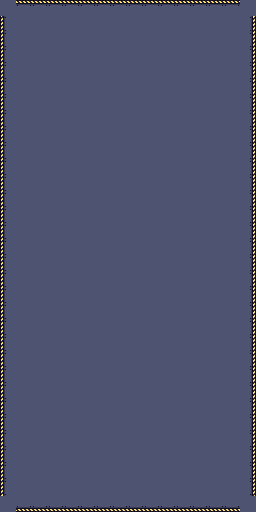

This game map was drawn from its Tiled (.tmx) file and the tilesets committed beside it. A one-line description and the trimmed map source follow:
An orthogonal 16x32 tile map with 16x16 px tiles, 1 tile layer (inside).

<map version="1.9" tiledversion="1.9.2" orientation="orthogonal" renderorder="right-down" width="16" height="32" tilewidth="16" tileheight="16" infinite="0" nextlayerid="2" nextobjectid="1">
 <editorsettings>
  <export target="../assets/scp173/container.json" format="json" />
 </editorsettings>
 <tileset firstgid="1" name="container" tilewidth="16" tileheight="16" tilecount="108" columns="9">
  <image source="../assets/scp173/tiles.png" width="144" height="192" />
  <tile id="0">
   <properties>
    <property name="collides" type="bool" value="false" />
    <property name="exit" type="bool" value="false" />
   </properties>
  </tile>
  <tile id="1">
   <properties>
    <property name="collides" type="bool" value="false" />
    <property name="exit" type="bool" value="false" />
   </properties>
  </tile>
  <tile id="2">
   <properties>
    <property name="collides" type="bool" value="false" />
    <property name="exit" type="bool" value="false" />
   </properties>
  </tile>
  <tile id="3">
   <properties>
    <property name="collides" type="bool" value="false" />
    <property name="exit" type="bool" value="false" />
   </properties>
  </tile>
  <tile id="4">
   <properties>
    <property name="collides" type="bool" value="false" />
    <property name="exit" type="bool" value="false" />
   </properties>
  </tile>
  <tile id="5">
   <properties>
    <property name="collides" type="bool" value="false" />
    <property name="exit" type="bool" value="false" />
   </properties>
  </tile>
  <tile id="6">
   <properties>
    <property name="collides" type="bool" value="false" />
    <property name="exit" type="bool" value="false" />
   </properties>
  </tile>
  <tile id="7">
   <properties>
    <property name="collides" type="bool" value="false" />
    <property name="exit" type="bool" value="false" />
   </properties>
  </tile>
  <tile id="8">
   <properties>
    <property name="collides" type="bool" value="false" />
    <property name="exit" type="bool" value="false" />
   </properties>
  </tile>
  <tile id="9">
   <properties>
    <property name="collides" type="bool" value="false" />
    <property name="exit" type="bool" value="false" />
   </properties>
  </tile>
  <tile id="10">
   <properties>
    <property name="collides" type="bool" value="false" />
    <property name="exit" type="bool" value="false" />
   </properties>
  </tile>
  <tile id="11">
   <properties>
    <property name="collides" type="bool" value="false" />
    <property name="exit" type="bool" value="false" />
   </properties>
  </tile>
  <tile id="12">
   <properties>
    <property name="collides" type="bool" value="false" />
    <property name="exit" type="bool" value="false" />
   </properties>
  </tile>
  <tile id="13">
   <properties>
    <property name="collides" type="bool" value="false" />
    <property name="exit" type="bool" value="false" />
   </properties>
  </tile>
  <tile id="14">
   <properties>
    <property name="collides" type="bool" value="false" />
    <property name="exit" type="bool" value="false" />
   </properties>
  </tile>
  <tile id="15">
   <properties>
    <property name="collides" type="bool" value="false" />
    <property name="exit" type="bool" value="false" />
   </properties>
  </tile>
  <tile id="16">
   <properties>
    <property name="collides" type="bool" value="false" />
    <property name="exit" type="bool" value="false" />
   </properties>
  </tile>
  <tile id="17">
   <properties>
    <property name="collides" type="bool" value="false" />
    <property name="exit" type="bool" value="false" />
   </properties>
  </tile>
  <tile id="18">
   <properties>
    <property name="collides" type="bool" value="false" />
    <property name="exit" type="bool" value="false" />
   </properties>
  </tile>
  <tile id="19">
   <properties>
    <property name="collides" type="bool" value="false" />
    <property name="exit" type="bool" value="false" />
   </properties>
  </tile>
  <tile id="20">
   <properties>
    <property name="collides" type="bool" value="false" />
    <property name="exit" type="bool" value="false" />
   </properties>
  </tile>
  <tile id="21">
   <properties>
    <property name="collides" type="bool" value="false" />
    <property name="exit" type="bool" value="false" />
   </properties>
  </tile>
  <tile id="22">
   <properties>
    <property name="collides" type="bool" value="false" />
    <property name="exit" type="bool" value="false" />
   </properties>
  </tile>
  <tile id="23">
   <properties>
    <property name="collides" type="bool" value="false" />
    <property name="exit" type="bool" value="false" />
   </properties>
  </tile>
  <tile id="24">
   <properties>
    <property name="collides" type="bool" value="false" />
    <property name="exit" type="bool" value="false" />
   </properties>
  </tile>
  <tile id="25">
   <properties>
    <property name="collides" type="bool" value="false" />
    <property name="exit" type="bool" value="false" />
   </properties>
  </tile>
  <tile id="26">
   <properties>
    <property name="collides" type="bool" value="false" />
    <property name="exit" type="bool" value="false" />
   </properties>
  </tile>
  <tile id="27">
   <properties>
    <property name="collides" type="bool" value="false" />
    <property name="exit" type="bool" value="false" />
   </properties>
  </tile>
  <tile id="28">
   <properties>
    <property name="collides" type="bool" value="false" />
    <property name="exit" type="bool" value="false" />
   </properties>
  </tile>
  <tile id="29">
   <properties>
    <property name="collides" type="bool" value="false" />
    <property name="exit" type="bool" value="false" />
   </properties>
  </tile>
  <tile id="30">
   <properties>
    <property name="collides" type="bool" value="false" />
    <property name="exit" type="bool" value="false" />
   </properties>
  </tile>
  <tile id="31">
   <properties>
    <property name="collides" type="bool" value="false" />
    <property name="exit" type="bool" value="false" />
   </properties>
  </tile>
  <tile id="32">
   <properties>
    <property name="collides" type="bool" value="false" />
    <property name="exit" type="bool" value="false" />
   </properties>
  </tile>
  <tile id="33">
   <properties>
    <property name="collides" type="bool" value="false" />
    <property name="exit" type="bool" value="false" />
   </properties>
  </tile>
  <tile id="34">
   <properties>
    <property name="collides" type="bool" value="false" />
    <property name="exit" type="bool" value="false" />
   </properties>
  </tile>
  <tile id="35">
   <properties>
    <property name="collides" type="bool" value="false" />
    <property name="exit" type="bool" value="false" />
   </properties>
  </tile>
  <tile id="36">
   <properties>
    <property name="collides" type="bool" value="true" />
    <property name="exit" type="bool" value="false" />
   </properties>
  </tile>
  <tile id="37">
   <properties>
    <property name="collides" type="bool" value="true" />
    <property name="exit" type="bool" value="false" />
   </properties>
  </tile>
  <tile id="38">
   <properties>
    <property name="collides" type="bool" value="true" />
    <property name="exit" type="bool" value="false" />
   </properties>
  </tile>
  <tile id="39">
   <properties>
    <property name="collides" type="bool" value="true" />
    <property name="exit" type="bool" value="false" />
   </properties>
  </tile>
  <tile id="40">
   <properties>
    <property name="collides" type="bool" value="true" />
    <property name="exit" type="bool" value="false" />
   </properties>
  </tile>
  <tile id="41">
   <properties>
    <property name="collides" type="bool" value="true" />
    <property name="exit" type="bool" value="false" />
   </properties>
  </tile>
  <tile id="42">
   <properties>
    <property name="collides" type="bool" value="false" />
    <property name="exit" type="bool" value="false" />
   </properties>
  </tile>
  <tile id="43">
   <properties>
    <property name="collides" type="bool" value="false" />
    <property name="exit" type="bool" value="false" />
   </properties>
  </tile>
  <tile id="44">
   <properties>
    <property name="collides" type="bool" value="false" />
    <property name="exit" type="bool" value="false" />
   </properties>
  </tile>
  <tile id="45">
   <properties>
    <property name="collides" type="bool" value="false" />
    <property name="exit" type="bool" value="false" />
   </properties>
  </tile>
  <tile id="46">
   <properties>
    <property name="collides" type="bool" value="false" />
    <property name="exit" type="bool" value="false" />
   </properties>
  </tile>
  <tile id="47">
   <properties>
    <property name="collides" type="bool" value="false" />
    <property name="exit" type="bool" value="false" />
   </properties>
  </tile>
  <tile id="48">
   <properties>
    <property name="collides" type="bool" value="false" />
    <property name="exit" type="bool" value="false" />
   </properties>
  </tile>
  <tile id="49">
   <properties>
    <property name="collides" type="bool" value="false" />
    <property name="exit" type="bool" value="false" />
   </properties>
  </tile>
  <tile id="50">
   <properties>
    <property name="collides" type="bool" value="false" />
    <property name="exit" type="bool" value="false" />
   </properties>
  </tile>
  <tile id="51">
   <properties>
    <property name="collides" type="bool" value="false" />
    <property name="exit" type="bool" value="false" />
   </properties>
  </tile>
  <tile id="52">
   <properties>
    <property name="collides" type="bool" value="false" />
    <property name="exit" type="bool" value="false" />
   </properties>
  </tile>
  <tile id="53">
   <properties>
    <property name="collides" type="bool" value="false" />
    <property name="exit" type="bool" value="false" />
   </properties>
  </tile>
  <tile id="54">
   <properties>
    <property name="collides" type="bool" value="false" />
    <property name="exit" type="bool" value="false" />
   </properties>
  </tile>
  <tile id="55">
   <properties>
    <property name="collides" type="bool" value="false" />
    <property name="exit" type="bool" value="false" />
   </properties>
  </tile>
  <tile id="56">
   <properties>
    <property name="collides" type="bool" value="false" />
    <property name="exit" type="bool" value="false" />
   </properties>
  </tile>
  <tile id="57">
   <properties>
    <property name="collides" type="bool" value="false" />
    <property name="exit" type="bool" value="false" />
   </properties>
  </tile>
  <tile id="58">
   <properties>
    <property name="collides" type="bool" value="false" />
    <property name="exit" type="bool" value="false" />
   </properties>
  </tile>
  <tile id="59">
   <properties>
    <property name="collides" type="bool" value="false" />
    <property name="exit" type="bool" value="false" />
   </properties>
  </tile>
  <tile id="60">
   <properties>
    <property name="collides" type="bool" value="false" />
    <property name="exit" type="bool" value="false" />
   </properties>
  </tile>
  <tile id="61">
   <properties>
    <property name="collides" type="bool" value="false" />
    <property name="exit" type="bool" value="false" />
   </properties>
  </tile>
  <tile id="62">
   <properties>
    <property name="collides" type="bool" value="false" />
    <property name="exit" type="bool" value="false" />
   </properties>
  </tile>
  <tile id="63">
   <properties>
    <property name="collides" type="bool" value="false" />
    <property name="exit" type="bool" value="false" />
   </properties>
  </tile>
  <tile id="64">
   <properties>
    <property name="collides" type="bool" value="false" />
    <property name="exit" type="bool" value="false" />
   </properties>
  </tile>
  <tile id="65">
   <properties>
    <property name="collides" type="bool" value="false" />
    <property name="exit" type="bool" value="false" />
   </properties>
  </tile>
  <tile id="66">
   <properties>
    <property name="collides" type="bool" value="true" />
    <property name="exit" type="bool" value="false" />
   </properties>
  </tile>
  <tile id="67">
   <properties>
    <property name="collides" type="bool" value="false" />
    <property name="exit" type="bool" value="false" />
   </properties>
  </tile>
  <tile id="68">
   <properties>
    <property name="collides" type="bool" value="false" />
    <property name="exit" type="bool" value="false" />
   </properties>
  </tile>
  <tile id="69">
   <properties>
    <property name="collides" type="bool" value="false" />
    <property name="exit" type="bool" value="false" />
   </properties>
  </tile>
  <tile id="70">
   <properties>
    <property name="collides" type="bool" value="false" />
    <property name="exit" type="bool" value="true" />
   </properties>
  </tile>
  <tile id="71">
   <properties>
    <property name="collides" type="bool" value="false" />
    <property name="exit" type="bool" value="false" />
   </properties>
  </tile>
  <tile id="72">
   <properties>
    <property name="collides" type="bool" value="false" />
    <property name="exit" type="bool" value="false" />
   </properties>
  </tile>
  <tile id="73">
   <properties>
    <property name="collides" type="bool" value="false" />
    <property name="exit" type="bool" value="false" />
   </properties>
  </tile>
  <tile id="74">
   <properties>
    <property name="collides" type="bool" value="false" />
    <property name="exit" type="bool" value="false" />
   </properties>
  </tile>
  <tile id="75">
   <properties>
    <property name="collides" type="bool" value="false" />
    <property name="exit" type="bool" value="false" />
   </properties>
  </tile>
  <tile id="76">
   <properties>
    <property name="collides" type="bool" value="false" />
    <property name="exit" type="bool" value="false" />
   </properties>
  </tile>
  <tile id="77">
   <properties>
    <property name="collides" type="bool" value="false" />
    <property name="exit" type="bool" value="false" />
   </properties>
  </tile>
  <tile id="78">
   <properties>
    <property name="collides" type="bool" value="false" />
    <property name="exit" type="bool" value="false" />
   </properties>
  </tile>
  <tile id="79">
   <properties>
    <property name="collides" type="bool" value="false" />
    <property name="exit" type="bool" value="true" />
   </properties>
  </tile>
  <tile id="80">
   <properties>
    <property name="collides" type="bool" value="false" />
    <property name="exit" type="bool" value="false" />
   </properties>
  </tile>
  <tile id="81">
   <properties>
    <property name="collides" type="bool" value="false" />
    <property name="exit" type="bool" value="false" />
   </properties>
  </tile>
  <tile id="82">
   <properties>
    <property name="collides" type="bool" value="false" />
    <property name="exit" type="bool" value="false" />
   </properties>
  </tile>
  <tile id="83">
   <properties>
    <property name="collides" type="bool" value="false" />
    <property name="exit" type="bool" value="false" />
   </properties>
  </tile>
  <tile id="84">
   <properties>
    <property name="collides" type="bool" value="false" />
    <property name="exit" type="bool" value="false" />
   </properties>
  </tile>
  <tile id="85">
   <properties>
    <property name="collides" type="bool" value="true" />
    <property name="exit" type="bool" value="false" />
   </properties>
  </tile>
  <tile id="86">
   <properties>
    <property name="collides" type="bool" value="true" />
    <property name="exit" type="bool" value="false" />
   </properties>
  </tile>
  <tile id="87">
   <properties>
    <property name="collides" type="bool" value="false" />
    <property name="exit" type="bool" value="false" />
   </properties>
  </tile>
  <tile id="88">
   <properties>
    <property name="collides" type="bool" value="false" />
    <property name="exit" type="bool" value="false" />
   </properties>
  </tile>
  <tile id="89">
   <properties>
    <property name="collides" type="bool" value="false" />
    <property name="exit" type="bool" value="false" />
   </properties>
  </tile>
  <tile id="90">
   <properties>
    <property name="collides" type="bool" value="true" />
    <property name="exit" type="bool" value="false" />
   </properties>
  </tile>
  <tile id="91">
   <properties>
    <property name="collides" type="bool" value="true" />
    <property name="exit" type="bool" value="false" />
   </properties>
  </tile>
  <tile id="92">
   <properties>
    <property name="collides" type="bool" value="true" />
    <property name="exit" type="bool" value="false" />
   </properties>
  </tile>
  <tile id="93">
   <properties>
    <property name="collides" type="bool" value="true" />
    <property name="exit" type="bool" value="false" />
   </properties>
  </tile>
  <tile id="94">
   <properties>
    <property name="collides" type="bool" value="false" />
    <property name="exit" type="bool" value="false" />
   </properties>
  </tile>
  <tile id="95">
   <properties>
    <property name="collides" type="bool" value="false" />
    <property name="exit" type="bool" value="false" />
   </properties>
  </tile>
  <tile id="96">
   <properties>
    <property name="collides" type="bool" value="false" />
    <property name="exit" type="bool" value="false" />
   </properties>
  </tile>
  <tile id="97">
   <properties>
    <property name="collides" type="bool" value="false" />
    <property name="exit" type="bool" value="false" />
   </properties>
  </tile>
  <tile id="98">
   <properties>
    <property name="collides" type="bool" value="false" />
    <property name="exit" type="bool" value="false" />
   </properties>
  </tile>
  <tile id="99">
   <properties>
    <property name="collides" type="bool" value="false" />
    <property name="exit" type="bool" value="false" />
   </properties>
  </tile>
  <tile id="100">
   <properties>
    <property name="collides" type="bool" value="false" />
    <property name="exit" type="bool" value="false" />
   </properties>
  </tile>
  <tile id="101">
   <properties>
    <property name="collides" type="bool" value="false" />
    <property name="exit" type="bool" value="false" />
   </properties>
  </tile>
  <tile id="102">
   <properties>
    <property name="collides" type="bool" value="true" />
    <property name="exit" type="bool" value="false" />
   </properties>
  </tile>
  <tile id="103">
   <properties>
    <property name="collides" type="bool" value="true" />
    <property name="exit" type="bool" value="false" />
   </properties>
  </tile>
  <tile id="104">
   <properties>
    <property name="collides" type="bool" value="true" />
    <property name="exit" type="bool" value="false" />
   </properties>
  </tile>
  <tile id="105">
   <properties>
    <property name="collides" type="bool" value="true" />
    <property name="exit" type="bool" value="false" />
   </properties>
  </tile>
  <tile id="106">
   <properties>
    <property name="collides" type="bool" value="false" />
    <property name="exit" type="bool" value="false" />
   </properties>
  </tile>
  <tile id="107">
   <properties>
    <property name="collides" type="bool" value="false" />
    <property name="exit" type="bool" value="false" />
   </properties>
  </tile>
 </tileset>
 <layer id="1" name="inside" width="16" height="32">
  <data>[512 cells, 512 non-empty, 2 distinct tile ids]</data>
 </layer>
</map>
